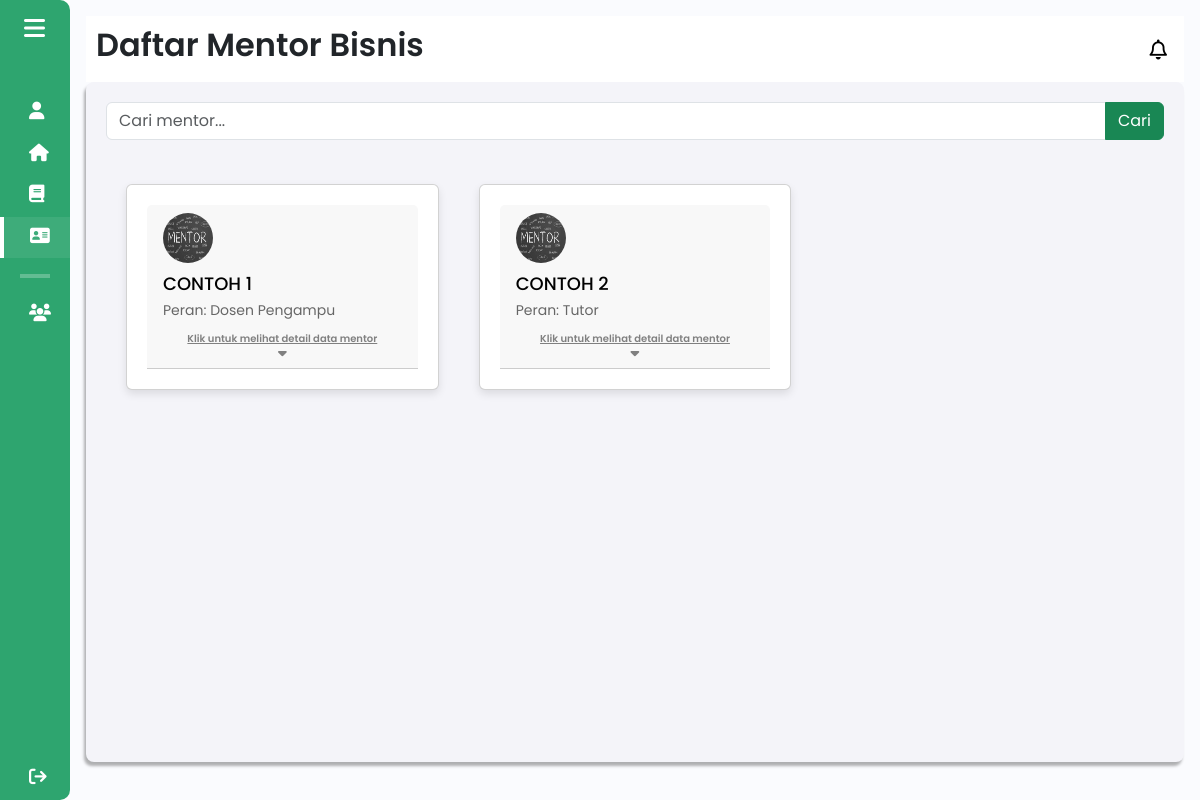
/components/pages/mahasiswa/daftar_mentor_mahasiswa.php (signed in), run on an earlier commit of the app's database.
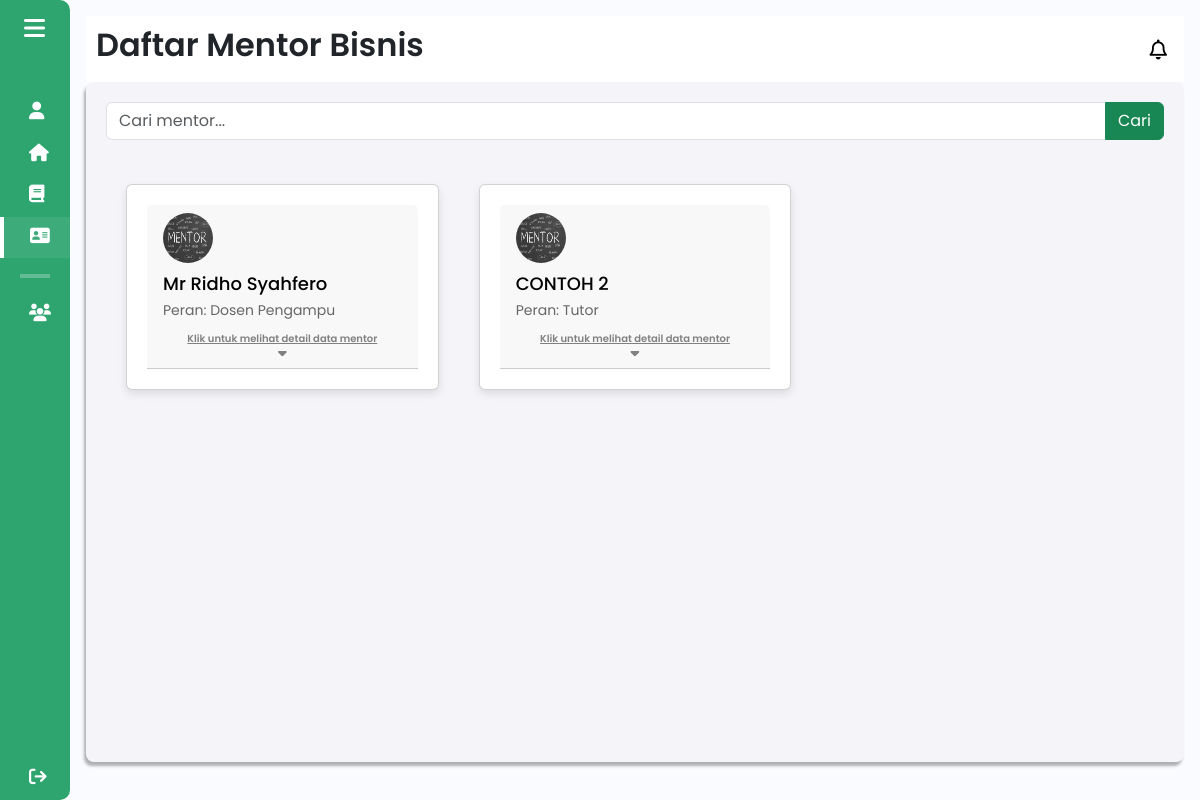
And on a later commit of the database.
### tables this page shows
CREATE TABLE `mentor` (
  `id` int(11) NOT NULL,
  `user_id` int(11) NOT NULL,
  `nama` varchar(100) NOT NULL,
  `nidn` varchar(15) NOT NULL,
  `email` varchar(100) DEFAULT NULL,
  `contact` varchar(15) DEFAULT NULL,
  `keahlian` varchar(100) DEFAULT NULL,
  `fakultas` varchar(100) DEFAULT NULL,
  `prodi` varchar(100) DEFAULT NULL,
  `foto_profile` varchar(255) DEFAULT NULL
);

CREATE TABLE `users` (
  `id` int(11) NOT NULL,
  `username` varchar(50) NOT NULL,
  `password` varchar(255) NOT NULL,
  `role` enum('Mahasiswa','Tutor','Dosen Pengampu','Admin') NOT NULL,
  `first_login` tinyint(1) NOT NULL DEFAULT 1
);

### components/pages/mahasiswa/daftar_mentor_mahasiswa.php (the view, shortened to what this page needs)
<?php
include $_SERVER['DOCUMENT_ROOT'] . '/Aplikasi-Kewirausahaan/config/db_connection.php';
$search = isset($_GET['search']) ? $_GET['search'] : '';
$query_mentor = "
    SELECT
        mentor.*,
        users.role AS peran
    FROM mentor
    JOIN users ON mentor.user_id = users.id
    WHERE mentor.nama LIKE '%$search%'";
$result_mentor = $conn->query($query_mentor);
?>
<!DOCTYPE html>
<html lang="en">
<head>
    <link href="https://cdn.lineicons.com/4.0/lineicons.css" rel="stylesheet" />
    <link href="https://cdn.jsdelivr.net/npm/bootstrap@5.3.0-alpha3/dist/css/bootstrap.min.css" rel="stylesheet"
>
    <link rel="stylesheet" href="/Aplikasi-Kewirausahaan/assets/css/daftar_mentor.css">
</head>
<body>
    <div class="wrapper">
        <?php
        include 'sidebar_mahasiswa.php';
        ?>
        <div class="main p-3">
            <div class="main_header">
                <?php
                    include 'header_mahasiswa.php';
                ?>
            </div>
            <div class="main_wrapper">
                <form action="" method="get" class="mb-4">
                    <div class="input-group">
                        <input type="text" class="form-control" placeholder="Cari mentor..." name="search" value="<?= htmlspecialchars($search); ?>">
                        <button class="btn btn-success" type="submit">Cari</button>
                    </div>
                </form>
                <div class="clearfix">
                    <?php while ($mentor = $result_mentor->fetch_assoc()) : ?>
                        <div class="accordion" id="accordionExample">
                            <div class="card mb-3">
                                <a data-bs-toggle="collapse" href="#collapse<?= $mentor['id']; ?>" role="button"
                                    aria-expanded="false" aria-controls="collapse<?= $mentor['id']; ?>">
                                    <div class="card-header">
                                        <img alt="Profile picture of the mentor" class="w-12 h-12 rounded-full me-2" height="50"
                                        src="<?= htmlspecialchars($mentor['foto_profile']); ?>" width="50"/>
                                        <div class="nama-mentor">
                                            <h2 class="font-bold mb-0"><?= htmlspecialchars($mentor['nama']); ?></h2>
                                            <p class="mb-0">Peran: <?= htmlspecialchars($mentor['peran']); ?></p>
                                        </div>
                                        <div class="klik d-flex flex-column align-items-center">
                                            <span class="toggle-text" id="toggle-text-<?= $mentor['id']; ?>">
                                                Klik untuk melihat detail data mentor
                                            </span>
                                            <i class="fa-solid fa-caret-down"></i>
                                        </div>
                                    </div>
                                </a>
                            </div>
                        </div>
                    <?php endwhile; ?>
                </div>
            </div>
        </div>
    </div>
</body>
</html>

What changed in the data, as far as the page shows it:
changed mentor "Dosen Pengampu": nama "CONTOH 1" → "Mr Ridho Syahfero"
